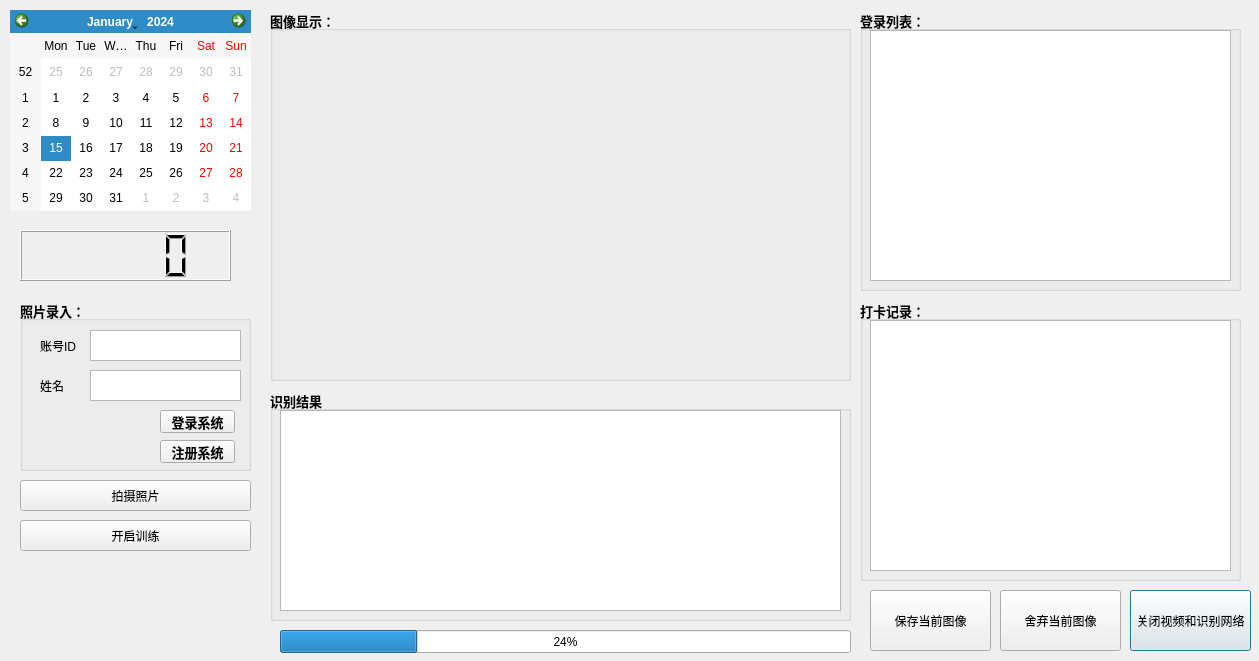
<?xml version="1.0" encoding="UTF-8"?>
<ui version="4.0">
 <class>WorkAttendanceQTClass</class>
 <widget class="QDialog" name="WorkAttendanceQTClass">
  <property name="geometry">
   <rect>
    <x>0</x>
    <y>0</y>
    <width>1259</width>
    <height>661</height>
   </rect>
  </property>
  <property name="focusPolicy">
   <enum>Qt::StrongFocus</enum>
  </property>
  <property name="windowTitle">
   <string>WorkAttendanceQT</string>
  </property>
  <widget class="QLabel" name="VideoDisplay">
   <property name="geometry">
    <rect>
     <x>290</x>
     <y>30</y>
     <width>541</width>
     <height>341</height>
    </rect>
   </property>
   <property name="palette">
    <palette>
     <active>
      <colorrole role="WindowText">
       <brush brushstyle="SolidPattern">
        <color alpha="255">
         <red>255</red>
         <green>255</green>
         <blue>255</blue>
        </color>
       </brush>
      </colorrole>
      <colorrole role="Button">
       <brush brushstyle="SolidPattern">
        <color alpha="255">
         <red>0</red>
         <green>0</green>
         <blue>0</blue>
        </color>
       </brush>
      </colorrole>
      <colorrole role="Light">
       <brush brushstyle="SolidPattern">
        <color alpha="255">
         <red>0</red>
         <green>0</green>
         <blue>0</blue>
        </color>
       </brush>
      </colorrole>
      <colorrole role="Midlight">
       <brush brushstyle="SolidPattern">
        <color alpha="255">
         <red>0</red>
         <green>0</green>
         <blue>0</blue>
        </color>
       </brush>
      </colorrole>
      <colorrole role="Dark">
       <brush brushstyle="SolidPattern">
        <color alpha="255">
         <red>0</red>
         <green>0</green>
         <blue>0</blue>
        </color>
       </brush>
      </colorrole>
      <colorrole role="Mid">
       <brush brushstyle="SolidPattern">
        <color alpha="255">
         <red>0</red>
         <green>0</green>
         <blue>0</blue>
        </color>
       </brush>
      </colorrole>
      <colorrole role="Text">
       <brush brushstyle="SolidPattern">
        <color alpha="255">
         <red>0</red>
         <green>0</green>
         <blue>0</blue>
        </color>
       </brush>
      </colorrole>
      <colorrole role="BrightText">
       <brush brushstyle="SolidPattern">
        <color alpha="255">
         <red>255</red>
         <green>255</green>
         <blue>255</blue>
        </color>
       </brush>
      </colorrole>
      <colorrole role="ButtonText">
       <brush brushstyle="SolidPattern">
        <color alpha="255">
         <red>255</red>
         <green>255</green>
         <blue>255</blue>
        </color>
       </brush>
      </colorrole>
      <colorrole role="Base">
       <brush brushstyle="SolidPattern">
        <color alpha="255">
         <red>0</red>
         <green>0</green>
         <blue>0</blue>
        </color>
       </brush>
      </colorrole>
      <colorrole role="Window">
       <brush brushstyle="SolidPattern">
        <color alpha="255">
         <red>0</red>
         <green>0</green>
         <blue>0</blue>
        </color>
       </brush>
      </colorrole>
      <colorrole role="Shadow">
       <brush brushstyle="SolidPattern">
        <color alpha="255">
         <red>0</red>
         <green>0</green>
         <blue>0</blue>
        </color>
       </brush>
      </colorrole>
      <colorrole role="AlternateBase">
       <brush brushstyle="SolidPattern">
        <color alpha="255">
         <red>0</red>
         <green>0</green>
         <blue>0</blue>
        </color>
       </brush>
      </colorrole>
      <colorrole role="ToolTipBase">
       <brush brushstyle="SolidPattern">
        <color alpha="255">
         <red>255</red>
         <green>255</green>
         <blue>220</blue>
        </color>
       </brush>
      </colorrole>
      <colorrole role="ToolTipText">
       <brush brushstyle="SolidPattern">
        <color alpha="255">
         <red>0</red>
         <green>0</green>
         <blue>0</blue>
        </color>
       </brush>
      </colorrole>
      <colorrole role="PlaceholderText">
       <brush brushstyle="SolidPattern">
        <color alpha="128">
         <red>0</red>
         <green>0</green>
         <blue>0</blue>
        </color>
       </brush>
      </colorrole>
     </active>
     <inactive>
      <colorrole role="WindowText">
       <brush brushstyle="SolidPattern">
        <color alpha="255">
         <red>255</red>
         <green>255</green>
         <blue>255</blue>
        </color>
       </brush>
      </colorrole>
      <colorrole role="Button">
       <brush brushstyle="SolidPattern">
        <color alpha="255">
         <red>0</red>
         <green>0</green>
         <blue>0</blue>
        </color>
       </brush>
      </colorrole>
      <colorrole role="Light">
       <brush brushstyle="SolidPattern">
        <color alpha="255">
         <red>0</red>
         <green>0</green>
         <blue>0</blue>
        </color>
       </brush>
      </colorrole>
      <colorrole role="Midlight">
       <brush brushstyle="SolidPattern">
        <color alpha="255">
         <red>0</red>
         <green>0</green>
         <blue>0</blue>
        </color>
       </brush>
      </colorrole>
      <colorrole role="Dark">
       <brush brushstyle="SolidPattern">
        <color alpha="255">
         <red>0</red>
         <green>0</green>
         <blue>0</blue>
        </color>
       </brush>
      </colorrole>
      <colorrole role="Mid">
       <brush brushstyle="SolidPattern">
        <color alpha="255">
         <red>0</red>
         <green>0</green>
         <blue>0</blue>
        </color>
       </brush>
      </colorrole>
      <colorrole role="Text">
       <brush brushstyle="SolidPattern">
        <color alpha="255">
         <red>0</red>
         <green>0</green>
         <blue>0</blue>
        </color>
       </brush>
      </colorrole>
      <colorrole role="BrightText">
       <brush brushstyle="SolidPattern">
        <color alpha="255">
         <red>255</red>
         <green>255</green>
         <blue>255</blue>
        </color>
       </brush>
      </colorrole>
      <colorrole role="ButtonText">
       <brush brushstyle="SolidPattern">
        <color alpha="255">
         <red>255</red>
         <green>255</green>
         <blue>255</blue>
        </color>
       </brush>
      </colorrole>
      <colorrole role="Base">
       <brush brushstyle="SolidPattern">
        <color alpha="255">
         <red>0</red>
         <green>0</green>
         <blue>0</blue>
        </color>
       </brush>
      </colorrole>
      <colorrole role="Window">
       <brush brushstyle="SolidPattern">
        <color alpha="255">
         <red>0</red>
         <green>0</green>
         <blue>0</blue>
        </color>
       </brush>
      </colorrole>
      <colorrole role="Shadow">
       <brush brushstyle="SolidPattern">
        <color alpha="255">
         <red>0</red>
         <green>0</green>
         <blue>0</blue>
        </color>
       </brush>
      </colorrole>
      <colorrole role="AlternateBase">
       <brush brushstyle="SolidPattern">
        <color alpha="255">
         <red>0</red>
         <green>0</green>
         <blue>0</blue>
        </color>
       </brush>
      </colorrole>
      <colorrole role="ToolTipBase">
       <brush brushstyle="SolidPattern">
        <color alpha="255">
         <red>255</red>
         <green>255</green>
         <blue>220</blue>
        </color>
       </brush>
      </colorrole>
      <colorrole role="ToolTipText">
       <brush brushstyle="SolidPattern">
        <color alpha="255">
         <red>0</red>
         <green>0</green>
         <blue>0</blue>
        </color>
       </brush>
      </colorrole>
      <colorrole role="PlaceholderText">
       <brush brushstyle="SolidPattern">
        <color alpha="128">
         <red>0</red>
         <green>0</green>
         <blue>0</blue>
        </color>
       </brush>
      </colorrole>
     </inactive>
     <disabled>
      <colorrole role="WindowText">
       <brush brushstyle="SolidPattern">
        <color alpha="255">
         <red>0</red>
         <green>0</green>
         <blue>0</blue>
        </color>
       </brush>
      </colorrole>
      <colorrole role="Button">
       <brush brushstyle="SolidPattern">
        <color alpha="255">
         <red>0</red>
         <green>0</green>
         <blue>0</blue>
        </color>
       </brush>
      </colorrole>
      <colorrole role="Light">
       <brush brushstyle="SolidPattern">
        <color alpha="255">
         <red>0</red>
         <green>0</green>
         <blue>0</blue>
        </color>
       </brush>
      </colorrole>
      <colorrole role="Midlight">
       <brush brushstyle="SolidPattern">
        <color alpha="255">
         <red>0</red>
         <green>0</green>
         <blue>0</blue>
        </color>
       </brush>
      </colorrole>
      <colorrole role="Dark">
       <brush brushstyle="SolidPattern">
        <color alpha="255">
         <red>0</red>
         <green>0</green>
         <blue>0</blue>
        </color>
       </brush>
      </colorrole>
      <colorrole role="Mid">
       <brush brushstyle="SolidPattern">
        <color alpha="255">
         <red>0</red>
         <green>0</green>
         <blue>0</blue>
        </color>
       </brush>
      </colorrole>
      <colorrole role="Text">
       <brush brushstyle="SolidPattern">
        <color alpha="255">
         <red>0</red>
         <green>0</green>
         <blue>0</blue>
        </color>
       </brush>
      </colorrole>
      <colorrole role="BrightText">
       <brush brushstyle="SolidPattern">
        <color alpha="255">
         <red>255</red>
         <green>255</green>
         <blue>255</blue>
        </color>
       </brush>
      </colorrole>
      <colorrole role="ButtonText">
       <brush brushstyle="SolidPattern">
        <color alpha="255">
         <red>0</red>
         <green>0</green>
         <blue>0</blue>
        </color>
       </brush>
      </colorrole>
      <colorrole role="Base">
       <brush brushstyle="SolidPattern">
        <color alpha="255">
         <red>0</red>
         <green>0</green>
         <blue>0</blue>
        </color>
       </brush>
      </colorrole>
      <colorrole role="Window">
       <brush brushstyle="SolidPattern">
        <color alpha="255">
         <red>0</red>
         <green>0</green>
         <blue>0</blue>
        </color>
       </brush>
      </colorrole>
      <colorrole role="Shadow">
       <brush brushstyle="SolidPattern">
        <color alpha="255">
         <red>0</red>
         <green>0</green>
         <blue>0</blue>
        </color>
       </brush>
      </colorrole>
      <colorrole role="AlternateBase">
       <brush brushstyle="SolidPattern">
        <color alpha="255">
         <red>0</red>
         <green>0</green>
         <blue>0</blue>
        </color>
       </brush>
      </colorrole>
      <colorrole role="ToolTipBase">
       <brush brushstyle="SolidPattern">
        <color alpha="255">
         <red>255</red>
         <green>255</green>
         <blue>220</blue>
        </color>
       </brush>
      </colorrole>
      <colorrole role="ToolTipText">
       <brush brushstyle="SolidPattern">
        <color alpha="255">
         <red>0</red>
         <green>0</green>
         <blue>0</blue>
        </color>
       </brush>
      </colorrole>
      <colorrole role="PlaceholderText">
       <brush brushstyle="SolidPattern">
        <color alpha="128">
         <red>255</red>
         <green>255</green>
         <blue>255</blue>
        </color>
       </brush>
      </colorrole>
     </disabled>
    </palette>
   </property>
   <property name="text">
    <string/>
   </property>
  </widget>
  <widget class="QPushButton" name="Exit">
   <property name="geometry">
    <rect>
     <x>1130</x>
     <y>590</y>
     <width>121</width>
     <height>61</height>
    </rect>
   </property>
   <property name="text">
    <string>关闭视频和识别网络</string>
   </property>
  </widget>
  <widget class="QTextBrowser" name="SystemStatusInfo">
   <property name="geometry">
    <rect>
     <x>280</x>
     <y>410</y>
     <width>561</width>
     <height>201</height>
    </rect>
   </property>
  </widget>
  <widget class="QLabel" name="name_label">
   <property name="geometry">
    <rect>
     <x>40</x>
     <y>380</y>
     <width>54</width>
     <height>12</height>
    </rect>
   </property>
   <property name="text">
    <string>姓名</string>
   </property>
  </widget>
  <widget class="QLabel" name="id_label">
   <property name="geometry">
    <rect>
     <x>40</x>
     <y>340</y>
     <width>54</width>
     <height>12</height>
    </rect>
   </property>
   <property name="text">
    <string>账号ID</string>
   </property>
  </widget>
  <widget class="QTextEdit" name="UserID">
   <property name="geometry">
    <rect>
     <x>90</x>
     <y>330</y>
     <width>151</width>
     <height>31</height>
    </rect>
   </property>
  </widget>
  <widget class="QTextEdit" name="NameInput">
   <property name="geometry">
    <rect>
     <x>90</x>
     <y>370</y>
     <width>151</width>
     <height>31</height>
    </rect>
   </property>
  </widget>
  <widget class="QPushButton" name="ConfirmTranningSet">
   <property name="geometry">
    <rect>
     <x>870</x>
     <y>590</y>
     <width>121</width>
     <height>61</height>
    </rect>
   </property>
   <property name="text">
    <string>保存当前图像</string>
   </property>
  </widget>
  <widget class="QPushButton" name="IgnoreTranningSet">
   <property name="geometry">
    <rect>
     <x>1000</x>
     <y>590</y>
     <width>121</width>
     <height>61</height>
    </rect>
   </property>
   <property name="text">
    <string>舍弃当前图像</string>
   </property>
  </widget>
  <widget class="QPushButton" name="TakePicture">
   <property name="geometry">
    <rect>
     <x>20</x>
     <y>480</y>
     <width>231</width>
     <height>31</height>
    </rect>
   </property>
   <property name="text">
    <string>拍摄照片</string>
   </property>
  </widget>
  <widget class="QGroupBox" name="groupBox">
   <property name="geometry">
    <rect>
     <x>270</x>
     <y>10</y>
     <width>581</width>
     <height>371</height>
    </rect>
   </property>
   <property name="font">
    <font>
     <family>Times New Roman</family>
     <pointsize>10</pointsize>
     <weight>75</weight>
     <bold>true</bold>
    </font>
   </property>
   <property name="title">
    <string>图像显示：</string>
   </property>
  </widget>
  <widget class="QGroupBox" name="groupBox_2">
   <property name="geometry">
    <rect>
     <x>20</x>
     <y>300</y>
     <width>231</width>
     <height>171</height>
    </rect>
   </property>
   <property name="font">
    <font>
     <family>Times New Roman</family>
     <pointsize>10</pointsize>
     <weight>75</weight>
     <bold>true</bold>
    </font>
   </property>
   <property name="title">
    <string>照片录入：</string>
   </property>
   <widget class="QPushButton" name="Login">
    <property name="geometry">
     <rect>
      <x>140</x>
      <y>110</y>
      <width>75</width>
      <height>23</height>
     </rect>
    </property>
    <property name="text">
     <string>登录系统</string>
    </property>
   </widget>
   <widget class="QPushButton" name="Register">
    <property name="geometry">
     <rect>
      <x>140</x>
      <y>140</y>
      <width>75</width>
      <height>23</height>
     </rect>
    </property>
    <property name="text">
     <string>注册系统</string>
    </property>
   </widget>
  </widget>
  <widget class="QPushButton" name="InitTranning">
   <property name="geometry">
    <rect>
     <x>20</x>
     <y>520</y>
     <width>231</width>
     <height>31</height>
    </rect>
   </property>
   <property name="text">
    <string>开启训练</string>
   </property>
  </widget>
  <widget class="QCalendarWidget" name="calendarWidget">
   <property name="geometry">
    <rect>
     <x>10</x>
     <y>10</y>
     <width>241</width>
     <height>201</height>
    </rect>
   </property>
  </widget>
  <widget class="QLCDNumber" name="lcdNumber">
   <property name="geometry">
    <rect>
     <x>20</x>
     <y>230</y>
     <width>211</width>
     <height>51</height>
    </rect>
   </property>
  </widget>
  <widget class="QGroupBox" name="groupBox_3">
   <property name="geometry">
    <rect>
     <x>270</x>
     <y>390</y>
     <width>581</width>
     <height>231</height>
    </rect>
   </property>
   <property name="font">
    <font>
     <family>Times New Roman</family>
     <pointsize>10</pointsize>
     <weight>75</weight>
     <bold>true</bold>
    </font>
   </property>
   <property name="title">
    <string>识别结果</string>
   </property>
  </widget>
  <widget class="QProgressBar" name="progressBar">
   <property name="geometry">
    <rect>
     <x>280</x>
     <y>630</y>
     <width>571</width>
     <height>23</height>
    </rect>
   </property>
   <property name="value">
    <number>24</number>
   </property>
  </widget>
  <widget class="QGroupBox" name="groupBox_4">
   <property name="geometry">
    <rect>
     <x>860</x>
     <y>10</y>
     <width>381</width>
     <height>281</height>
    </rect>
   </property>
   <property name="font">
    <font>
     <family>Times New Roman</family>
     <pointsize>10</pointsize>
     <weight>75</weight>
     <bold>true</bold>
    </font>
   </property>
   <property name="title">
    <string>登录列表：</string>
   </property>
   <widget class="QTableView" name="tableView">
    <property name="geometry">
     <rect>
      <x>10</x>
      <y>20</y>
      <width>361</width>
      <height>251</height>
     </rect>
    </property>
   </widget>
  </widget>
  <widget class="QGroupBox" name="groupBox_5">
   <property name="geometry">
    <rect>
     <x>860</x>
     <y>300</y>
     <width>381</width>
     <height>281</height>
    </rect>
   </property>
   <property name="font">
    <font>
     <family>Times New Roman</family>
     <pointsize>10</pointsize>
     <weight>75</weight>
     <bold>true</bold>
    </font>
   </property>
   <property name="title">
    <string>打卡记录：</string>
   </property>
   <widget class="QTableView" name="tableView_2">
    <property name="geometry">
     <rect>
      <x>10</x>
      <y>20</y>
      <width>361</width>
      <height>251</height>
     </rect>
    </property>
   </widget>
  </widget>
  <zorder>groupBox_3</zorder>
  <zorder>groupBox_2</zorder>
  <zorder>groupBox</zorder>
  <zorder>VideoDisplay</zorder>
  <zorder>Exit</zorder>
  <zorder>SystemStatusInfo</zorder>
  <zorder>name_label</zorder>
  <zorder>id_label</zorder>
  <zorder>UserID</zorder>
  <zorder>NameInput</zorder>
  <zorder>ConfirmTranningSet</zorder>
  <zorder>IgnoreTranningSet</zorder>
  <zorder>TakePicture</zorder>
  <zorder>InitTranning</zorder>
  <zorder>calendarWidget</zorder>
  <zorder>lcdNumber</zorder>
  <zorder>progressBar</zorder>
  <zorder>groupBox_4</zorder>
  <zorder>groupBox_5</zorder>
 </widget>
 <layoutdefault spacing="6" margin="11"/>
 <resources>
  <include location="WorkAttendanceQT.qrc"/>
 </resources>
 <connections/>
 <slots>
  <slot>slot1()</slot>
  <slot>slot2()</slot>
 </slots>
</ui>
